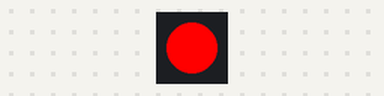
Bench run of a program on a simulated Raspberry Pi (BCM pin numbers). Parts: 1 RGB LEDs in strip order, left to right.

Above: at 0.05 s.
At 0.75 s:
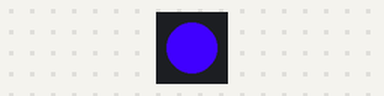
At 1.45 s:
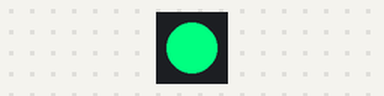
At 2.85 s:
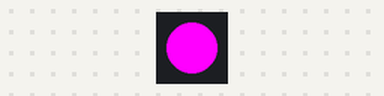
Timing chart, 0 to 3.1 s (numbered marks = the images above):
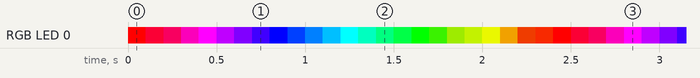

The program:

RGBledrainbowmax.py
```python
#!/usr/bin/env python3

from gpiozero import RGBLED
from time import sleep

led = RGBLED(20,19,21,active_high=True)

while True:
	#red
	led.color = (1,0,0)
	sleep(0.1)

	#.5
	led.color = (0.95,0,0.2)
	sleep(0.1)

	#rose
	led.color = (0.9,0,0.35)
	sleep(0.1)

	#.5
	led.color = (0.95,0,0.7)
	sleep(0.1)

	#purple
	led.color = (1,0,1)
	sleep(0.1)

	#.5
	led.color = (0.75,0,1)
	sleep(0.1)

	#violet
	led.color = (0.5,0,1)
	sleep(0.1)

	#.5
	led.color = (0.25,0,1)
	sleep(0.1)

	#blue
	led.color = (0,0,1)
	sleep(0.1)

	#.5
	led.color = (0,0.25,1)
	sleep(0.1)

	#azure
	led.color = (0,0.5,1)
	sleep(0.1)

	#.5
	led.color = (0,0.75,1)
	sleep(0.1)

	#cyan
	led.color = (0,1,1)
	sleep(0.1)

	#.5
	led.color = (0,1,0.75)
	sleep(0.1)

	#teal
	led.color = (0,1,0.5)
	sleep(0.1)

	#.5
	led.color = (0,1,0.28)
	sleep(0.1)

	#green
	led.color = (0,1,0)
	sleep(0.1)

	#.5
	led.color = (0.2,0.83,0)
	sleep(0.1)

	#lime
	led.color = (0.5,0.75,0)
	sleep(0.1)

	#.5
	led.color = (0.67,0.83,0)
	sleep(0.1)

	#yellow
	led.color = (0.85,0.9,0)
	sleep(0.1)

	#.5
	led.color = (0.82,0.55,0)
	sleep(0.1)

	#orange
	led.color = (0.8,0.2,0)
	sleep(0.1)

	#.5
	led.color = (0.9,0.15,0)
	sleep(0.1)
```

Measured:
- by itself, RGB LED 0: off → RGB(255, 0, 0) at 0.00 s, → RGB(242, 0, 51) 0.10 s later, → RGB(230, 0, 89) 0.10 s later, → RGB(242, 0, 179) 0.10 s later, … (400 changes in this stretch)
- by itself, everything shown: repeats every 2.4 s, in 24 steps
